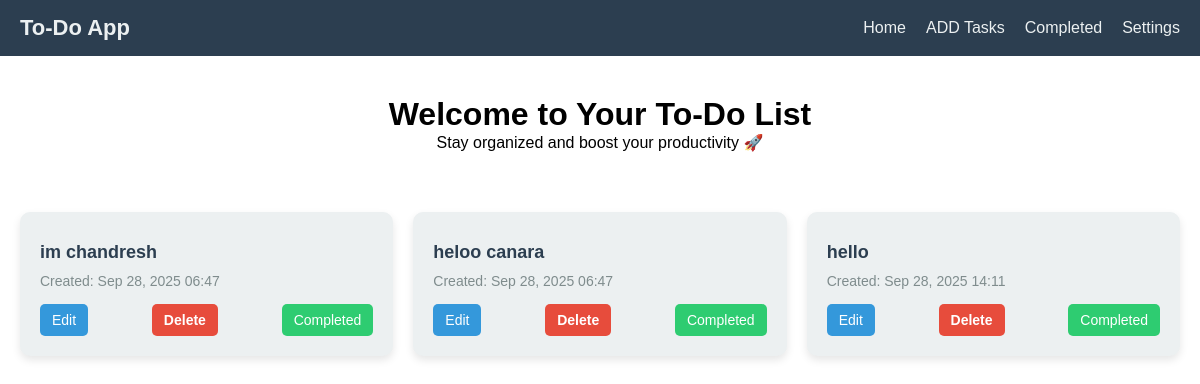
The page /todo/completed/ on the database as committed earlier.
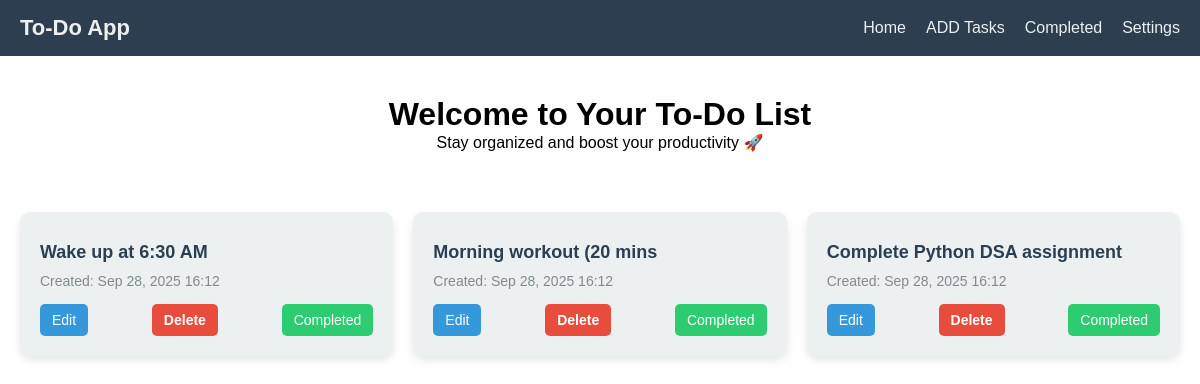
The same page on the database as committed later.
### todo/models.py (models this page shows, shortened)
class Task(models.Model):
    text=models.TextField(max_length=200)
    created_date=models.DateTimeField(auto_now_add=True)
    updated_date=models.DateField(auto_now=True)
    complete=models.BooleanField(default=False)

### todo/views.py (the view)
# urls.py: path('completed/',views.completed_view,name='completed')
def completed_view(request):
    tasks=Task.objects.filter(complete=True)
    return render(request,'completed.html',{'tasks':tasks})

### todo/templates/completed.html
{% extends "index.html" %}
{% block content %}
<div class="task-grid">
    {% for task in tasks %}
    <div class="task-card">
        <p class="task-text">{{ task.text }}</p>
        <p class="task-date">Created: {{ task.created_date|date:"M d, Y H:i" }}</p>
        <div class="task-buttons">
            <a href="{% url 'edit' task.pk %}" class="edit-btn">Edit</a>
            <a href="{% url 'delete' task.pk %}" class="delete-btn">Delete</a>
            {% if task.complete %}
            <a href="{% url 'complete' task.pk%}" class="complete-btn">Completed</a>
            {% else %}
            <a href="{% url 'complete' task.pk%}" class="complete-btn">NOT Completed</a>
            {% endif %}
        </div>
    </div>
    {% empty %}
    <p>No tasks found. Add some tasks!</p>
    {% endfor %}
</div>
{% endblock %}

Rows that differ between the two databases and show on the page:
removed Task: text "im chandresh", created_date "Sep 28, 2025 06:47", complete "Completed"
removed Task: text "heloo canara", created_date "Sep 28, 2025 06:47", complete "Completed"
removed Task: text "hello", created_date "Sep 28, 2025 14:11", complete "Completed"
added Task: text "Wake up at 6:30 AM", created_date "Sep 28, 2025 16:12", complete "Completed"
added Task: text "Morning workout (20 mins", created_date "Sep 28, 2025 16:12", complete "Completed"
added Task: text "Complete Python DSA assignment", created_date "Sep 28, 2025 16:12", complete "Completed"
